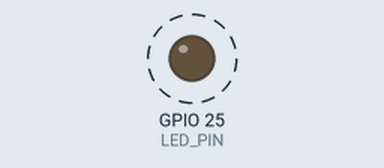
A sketch run on a simulated ESP32. On the bench: output pins drawn as LEDs (lit = HIGH). Dashed ring = blinking. What the sketch prints to the serial monitor is not drawn.

Above: at 1.5 s.
Timing chart, 0 to 5.6 s (numbered marks = the images above):
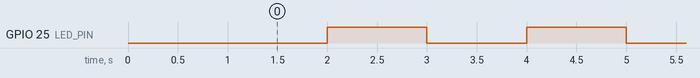

The sketch:

Blink.ino
```cpp
#include <Arduino.h>

#define LED_PIN 25

TimerHandle_t blinkTimer = NULL;

bool ledState = false;

void BlinkCallback(TimerHandle_t xTimer) {
  ledState = !ledState;

  if (ledState) {
    digitalWrite(LED_PIN, HIGH);
    Serial.print("LED is ");
    Serial.println("ON");
  } else {
    digitalWrite(LED_PIN, LOW);
    Serial.print("LED is ");
    Serial.println("OFF");
  }
}

void setup() {
  Serial.begin(115200);
  delay(1000);
  Serial.println("Starting FreeRTOS");
  Serial.println("Periodic Timer for LED Blink");

  pinMode(LED_PIN, OUTPUT);

  blinkTimer = xTimerCreate(
    "BlinkTimer",                   // Timer name
    1000 / portTICK_PERIOD_MS,      // 1s period
    pdTRUE,                         // Auto-reload (periodic timer)
    NULL,                           // Timer ID
    BlinkCallback                   // Callback function
  );
  if (blinkTimer == NULL) {
    Serial.println("Failed to create timer!");
    while (1);
  }

  xTimerStart(blinkTimer, 0); // Start timer immediately
}

void loop() {
  // Empty
}
```

Measured:
- by itself, GPIO 25 (LED_PIN): alternates HIGH for 1.0 s and LOW for 1.0 s
